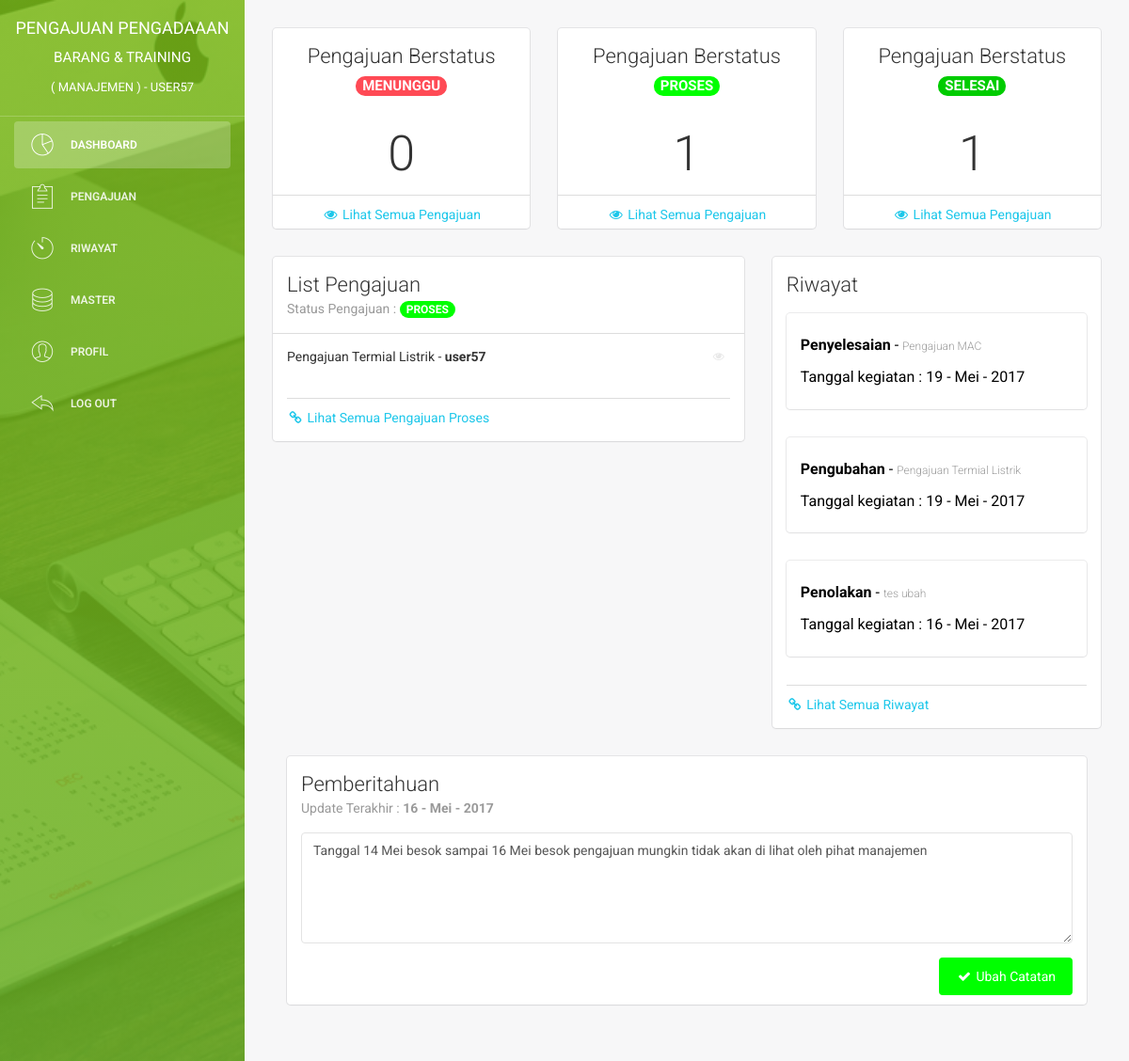
The app's page /admin/index.php (signed in) with its own data.
### tables this page shows
CREATE TABLE `user` (
  `id_user` int(11) NOT NULL,
  `username` varchar(225) NOT NULL,
  `email` varchar(225) NOT NULL,
  `password` varchar(225) NOT NULL,
  `nama_depan` varchar(225) NOT NULL,
  `nama_belakang` varchar(225) NOT NULL,
  `jk` enum('laki-laki','perempuan') NOT NULL,
  `no_hp` varchar(50) NOT NULL,
  `alamat` text NOT NULL,
  `role` enum('manajemen','tim') NOT NULL,
  `pembuatan_akun` date NOT NULL,
  `update_akun` date NOT NULL
);

CREATE TABLE `pengajuan` (
  `id_pengajuan` int(11) NOT NULL,
  `pengajuan` varchar(225) NOT NULL,
  `id_user` int(11) NOT NULL,
  `id_jenis_pengajuan` int(11) NOT NULL,
  `tanggal_pengajuan` date NOT NULL,
  `gambar` varchar(225) NOT NULL,
  `biaya` int(225) NOT NULL,
  `alasan` text NOT NULL,
  `keterangan` text NOT NULL,
  `jadwal_pelaksanaan` date NOT NULL,
  `catatan` text NOT NULL,
  `status` enum('menunggu','proses','selesai') NOT NULL,
  `update_pengajuan` date NOT NULL
);

CREATE TABLE `riwayat` (
  `id_riwayat` int(11) NOT NULL,
  `kegiatan` varchar(225) NOT NULL,
  `kegiatan2` varchar(225) NOT NULL,
  `kegiatan3` varchar(225) NOT NULL,
  `catatan` text NOT NULL,
  `jenis_riwayat` varchar(225) NOT NULL,
  `id_pengajuan` int(11) NOT NULL,
  `tanggal_kegiatan` date NOT NULL,
  `notifikasi` enum('1','0') NOT NULL
);

CREATE TABLE `catatan` (
  `id_catatan` varchar(5) NOT NULL,
  `catatan` text NOT NULL,
  `update_catatan` date NOT NULL
);

### admin/index.php (the view, shortened to what this page needs)
<?php
    include '../system/koneksi.php';
    function tanggal_indo($tanggal){
        $bulan = array (1 =>   'Januari',
                'Februari',
                'Maret',
                'April',
                'Mei',
                'Juni',
                'Juli',
                'Agustus',
                'September',
                'Oktober',
                'November',
                'Desember'
        );
        $split = explode('-', $tanggal);
        return $split[2] . ' - ' . $bulan[ (int)$split[1] ] . ' - ' . $split[0];
    }
?>
<!doctype html>
<html lang="en">
<head>
    <link href="../assets/css/bootstrap.min.css" rel="stylesheet" />
    <link href="../assets/css/animate.min.css" rel="stylesheet"/>
    <link href="../assets/css/light-bootstrap-dashboard.css" rel="stylesheet"/>
    <link href="../assets/css/demo.css" rel="stylesheet" />
    <link href="http://maxcdn.bootstrapcdn.com/font-awesome/4.2.0/css/font-awesome.min.css" rel="stylesheet">
    <link href="../assets/css/pe-icon-7-stroke.css" rel="stylesheet" />
    <link rel="stylesheet" href="../assets/dist/sweetalert.css">
</head>
<body>
    <div class="wrapper">
        <div class="sidebar" data-color="green" data-image="../assets/img/sidebar.jpg">
            <div class="sidebar-wrapper">
                <div class="logo">
                    <a href="index" class="simple-text">
    <?php
    $query_login = "SELECT * FROM user WHERE email ='$_SESSION[email]'";
        $result_login = mysqli_query($con, $query_login);
        $data_login = mysqli_fetch_assoc($result_login);
        $username = $data_login["username"];
    ?>
                        Pengajuan Pengadaaan <small>Barang & Training <br> <small>( Manajemen ) - <?php echo $username ?></small></small>
                    </a>
                </div>
                <ul class="nav">
                    <li class="active">
                        <a href="index">
                            <i class="pe pe-7s-graph"></i>
                            <p>Dashboard</p>
                        </a>
                    </li>
                    <li>
                        <a href="pengajuan">
                            <i class="pe pe-7s-note2"></i>
                            <p>Pengajuan</p>
                        </a>
                    </li>
                    <li>
                        <a href="riwayat">
                            <i class="pe pe-7s-timer"></i>
                            <p>Riwayat</p>
                        </a>
                    </li>
                    <li>
                        <a data-toggle="collapse" href="#componentsExamples">
                            <i class="pe-7s-server"></i>
                            <p>Master</p>
                        </a>
                    </li>
                    <li>
                        <a href="profil">
                            <i class="pe pe-7s-user"></i>
                            <p>Profil</p>
                        </a>
                    </li>
                    <li>
                        <a href="#" onclick = "logout()">
                            <i class="pe pe-7s-back"></i>
                            <p>Log out</p>
                        </a>
                    </li>
                </ul>
            </div>
        </div>
        <div class="main-panel">
            <div class="content">
                <div class="container-fluid">
                    <div class="row">
                        <div class="col-md-4">
                            <div class="card">
                                <div class="header">
                                    <h4 class="title" align="center">
                                        Pengajuan Berstatus <br>
                                        <span class="badge menunggu indextitle upper">Menunggu</span>
                                    </h4>
                                </div>
    <?php
        $query_menunggu = "SELECT * FROM pengajuan WHERE status LIKE 'menunggu'";
        $result_menunggu = mysqli_query($con, $query_menunggu);
        $banyakdata_menunggu = $result_menunggu->num_rows;
    ?>
                                <div align="center">
                                    <h1><?php echo $banyakdata_menunggu ?></h1>
                                    <div class="footer">
                                        <hr>
                                        <div class="stats">
                                            <a href="pengajuan">
                                                <i class="fa fa-eye"></i> Lihat Semua Pengajuan
                                            </a>
                                        </div>
                                    </div>
                                </div>
                            </div>
                        </div>
                        <div class="col-md-4">
                            <div class="card">
                                <div class="header">
                                    <h4 class="title" align="center">
                                    Pengajuan Berstatus <br>
                                    <span class="badge proses indextitle upper">Proses</span>
                                    </h4>
                                </div>
    <?php
        $query_proses = "SELECT * FROM pengajuan WHERE status LIKE 'proses'";
        $result_proses = mysqli_query($con, $query_proses);
        $banyakdata_proses = $result_proses->num_rows;
    ?>
                                <div align="center">
                                    <h1><?php echo $banyakdata_proses ?></h1>
                                    <div class="footer">
                                        <hr>
                                        <div class="stats">
                                            <a href="pengajuan">
                                                <i class="fa fa-eye"></i> Lihat Semua Pengajuan
                                            </a>
                                        </div>
                                    </div>
                                </div>
                            </div>
                        </div>
                        <div class="col-md-4">
                            <div class="card">
                                <div class="header">
                                    <h4 class="title" align="center">
                                    Pengajuan Berstatus <br>
                                    <span class="badge selesai indextitle upper">Selesai</span>
                                    </h4>
                                </div>
    <?php
        $result_selesai = mysqli_query($con, $query_proses);
        $banyakdata_selesai = $result_selesai->num_rows;
    ?>
                                <div align="center">
                                    <h1><?php echo $banyakdata_selesai ?></h1>
                                    <div class="footer">
                                        <hr>
                                        <div class="stats">
                                            <a href="pengajuan">
                                                <i class="fa fa-eye"></i> Lihat Semua Pengajuan
                                            </a>
                                        </div>
                                    </div>
                                </div>
                            </div>
                        </div>
                    </div>
                    <div class="row">
                        <div class="col-md-7">
                            <div class="card ">
                                <div class="header">
                                    <h4 class="title">List Pengajuan</h4>
                                    <p class="category">Status Pengajuan :
                                        <span class="badge proses upper">proses</span>
                                    </p>
                                </div>
                                <div class="content">
                                    <div class="table-full-width">
                                        <table class="table">
                                            <tbody>
    <?php
        $query_pengajuan = "SELECT a.id_pengajuan, a.pengajuan, a.id_user,  b.username, a.status
                                FROM pengajuan AS a INNER JOIN user AS b WHERE a.id_user = b.id_user
                                AND a.status = 'proses' LIMIT 7 ";
        $result_pengajuan = mysqli_query($con, $query_pengajuan);
        if($result_pengajuan->num_rows == 0){
                echo "<tr>
                    <td colspan='3'>Data Pengajuan Tidak Di temukan</td>
                </tr>";
        }
        else {
            while($data_pengajuan = mysqli_fetch_assoc($result_pengajuan)){
                                            echo '<tr>
                                                <td> '.$data_pengajuan['pengajuan'].' - <b>'.$data_pengajuan['username'].'</b></td>
                                                <td class="td-actions text-right">
                                                    <a href="detail_pengajuan?id='.$data_pengajuan['id_pengajuan'].'">
                                                        <button type="button" rel="tooltip" title="Lihat Pengajuan" class="btn btn-info btn-simple btn-xs">
                                                            <i class="fa fa-eye"></i>
                                                        </button>
                                                    </a>
                                                </td>
                                            </tr>';
            }
        }
    ?>
                                            </tbody>
                                        </table>
                                    </div>
                                    <div class="footer">
                                        <hr>
                                        <div class="stats">
                                            <a href="pengajuan">
                                                <i class="fa fa-link"></i>
                                                Lihat Semua Pengajuan Proses
                                            </a>
                                        </div>
                                    </div>
                                </div>
                            </div>
                        </div>
                        <div class="col-md-5">
                            <div class="card">
                                <div class="header">
                                    <h4 class="title">Riwayat</h4>
                                </div>
                                <div class="content">
    <?php
        $query2 = "SELECT a.id_riwayat, a.kegiatan, a.id_pengajuan, b.pengajuan,
                a.jenis_riwayat, a.kegiatan3, a.tanggal_kegiatan, b.id_user, a.notifikasi FROM riwayat
                AS a INNER JOIN pengajuan AS b WHERE a.id_pengajuan = b.id_pengajuan
                ORDER BY id_riwayat DESC LIMIT 3" ;
        $result2 = mysqli_query($con, $query2);
        if($result2->num_rows == 0){
                    echo "<p>Tidak ada riwayat kegiatan !</p>";
        }
        else {
            while($data2 = mysqli_fetch_assoc($result2)){
                            echo '<a href="detail_pengajuan?id='.$data2['id_pengajuan'].'" style="color:black">
                                <div class="card">
                                    <div class="content">
                                        <input type="hidden" name="id_pengajuan" value="'.$data2['id_pengajuan'].'">
                                        <h5><b>'.$data2['jenis_riwayat'].' </b> - <small>'.$data2['pengajuan'].'</small></h5>
                                        <h5>Tanggal kegiatan : '.tanggal_indo($data2['tanggal_kegiatan']).'</h5>
                                    </div>
                                </div>
                            </a>';
            }
        }
    ?>
                                    <div class="footer">
                                        <hr>
                                        <div class="stats">
                                            <a href="riwayat"><i class="fa fa-link"></i> Lihat Semua Riwayat </a>
                                        </div>
                                    </div>
                                </div>
                            </div>
                        </div>
                    </div>
    <?php
        $query_catatan = "SELECT * FROM catatan";
        $result_catatan = mysqli_query($con, $query_catatan);
        $data_catatan = mysqli_fetch_assoc($result_catatan);
    ?>
                    <div class="col-md-12">
                        <div class="card">
                            <form id="form_catatan" method="post" action="system/proses_catatan">
                                <div class="header">
                                    <h4 class="title">Pemberitahuan</h4>
                                    <p class="category">Update Terakhir : <b><?php echo tanggal_indo($data_catatan['update_catatan']) ?></b></p>
                                </div>
                                <div class="content">
                                    <div class="form-group">
                                        <textarea rows="5" class="form-control" placeholder="Tidak Ada Catatan !" name="catatan" id="form_catatan"><?php echo $data_catatan['catatan'] ?></textarea>
                                    </div>
                                <div align="right">
                                    <button type="submit" name="input" rel="tooltip" title="Konfirmasi" class="btn btn-primary btn-fill">
                                        <i class="fa fa-check"></i> Ubah Catatan
                                    </button>
                                </div>
                            </form>
                        </div>
                    </div>
                </div>
            </div>
        </div>
    </div>
</body>
</html>

### records on screen
user: username "USER57"
pengajuan: pengajuan "Pengajuan Termial Listrik", id_user.username "user57"
riwayat: jenis_riwayat "Penyelesaian", id_pengajuan.pengajuan "Pengajuan MAC", tanggal_kegiatan "19 - Mei - 2017"
riwayat: jenis_riwayat "Pengubahan", id_pengajuan.pengajuan "Pengajuan Termial Listrik", tanggal_kegiatan "19 - Mei - 2017"
riwayat: jenis_riwayat "Penolakan", id_pengajuan.pengajuan "tes ubah", tanggal_kegiatan "16 - Mei - 2017"
catatan: update_catatan "16 - Mei - 2017", catatan "Tanggal 14 Mei besok sampai 16 Mei besok pengajuan mungkin tidak akan di lihat oleh pihat manajemen"

### other values on screen
$banyakdata_menunggu "0"
$banyakdata_proses "1"
$banyakdata_selesai "1"
